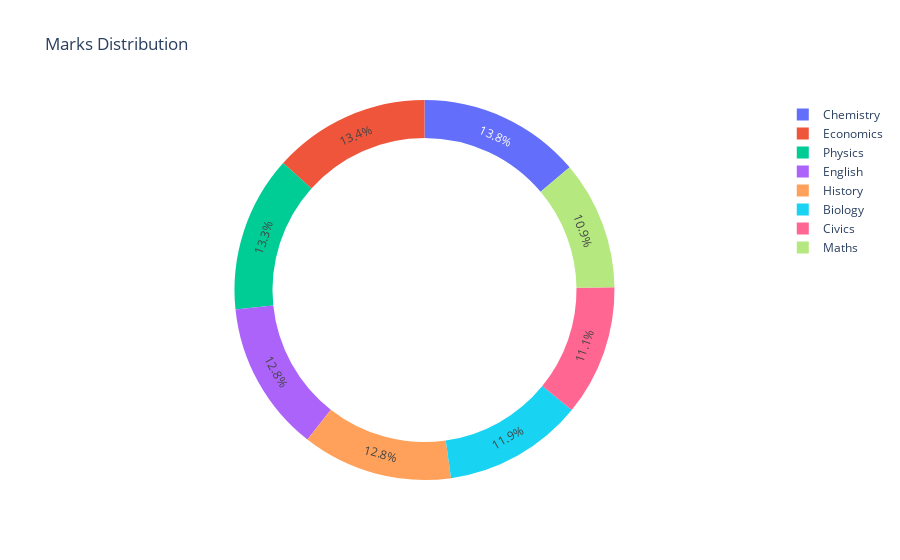

Write notebook code for a chart like this one.
### Code cell
fig = go.Figure(data=[go.Pie(labels=['Maths','Economics','English','History','Civics','Physics','Chemistry','Biology'],
                             values= [x,y,z,a,b,c,d,e],hole =.8)])
fig.update_layout(title_text='Marks Distribution',plot_bgcolor='darkcyan')
fig.show()

### Figure 1 — Plotly figure (JSON) as saved in the notebook; plotly's stock layout.template omitted (floating-point values rounded to 4 significant figures)
{"data": [{"hole": 0.8, "labels": ["Maths", "Economics", "English", "History", "Civics", "Physics", "Chemistry", "Biology"], "type": "pie", "values": [596, 727, 697, 697, 605, 723, 753, 647]}], "layout": {"plot_bgcolor": "darkcyan", "title": {"text": "Marks Distribution"}}}
